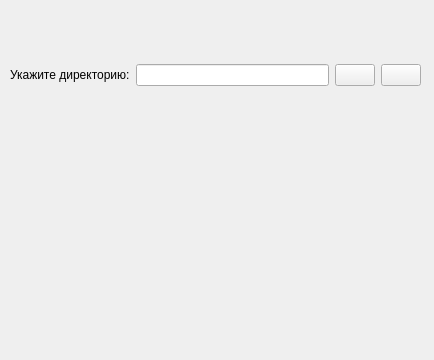
<?xml version="1.0" encoding="UTF-8"?>
<ui version="4.0">
 <class>Form</class>
 <widget class="QWidget" name="Form">
  <property name="geometry">
   <rect>
    <x>0</x>
    <y>0</y>
    <width>434</width>
    <height>360</height>
   </rect>
  </property>
  <property name="windowTitle">
   <string>Form</string>
  </property>
  <widget class="QWidget" name="verticalLayoutWidget">
   <property name="geometry">
    <rect>
     <x>10</x>
     <y>19</y>
     <width>411</width>
     <height>72</height>
    </rect>
   </property>
   <layout class="QVBoxLayout" name="verticalLayout">
    <item>
     <spacer name="verticalSpacer">
      <property name="orientation">
       <enum>Qt::Vertical</enum>
      </property>
      <property name="sizeType">
       <enum>QSizePolicy::Minimum</enum>
      </property>
      <property name="sizeHint" stdset="0">
       <size>
        <width>20</width>
        <height>40</height>
       </size>
      </property>
     </spacer>
    </item>
    <item>
     <layout class="QHBoxLayout" name="horizontalLayout_2">
      <item>
       <widget class="QLabel" name="label">
        <property name="text">
         <string>Укажите директорию:</string>
        </property>
       </widget>
      </item>
      <item>
       <widget class="QLineEdit" name="lineEditPath">
        <property name="readOnly">
         <bool>true</bool>
        </property>
       </widget>
      </item>
      <item>
       <widget class="QPushButton" name="pushButtonFileDialog">
        <property name="text">
         <string/>
        </property>
       </widget>
      </item>
      <item>
       <widget class="QPushButton" name="pushButtonConfirm">
        <property name="text">
         <string/>
        </property>
       </widget>
      </item>
     </layout>
    </item>
   </layout>
  </widget>
 </widget>
 <resources/>
 <connections/>
</ui>
